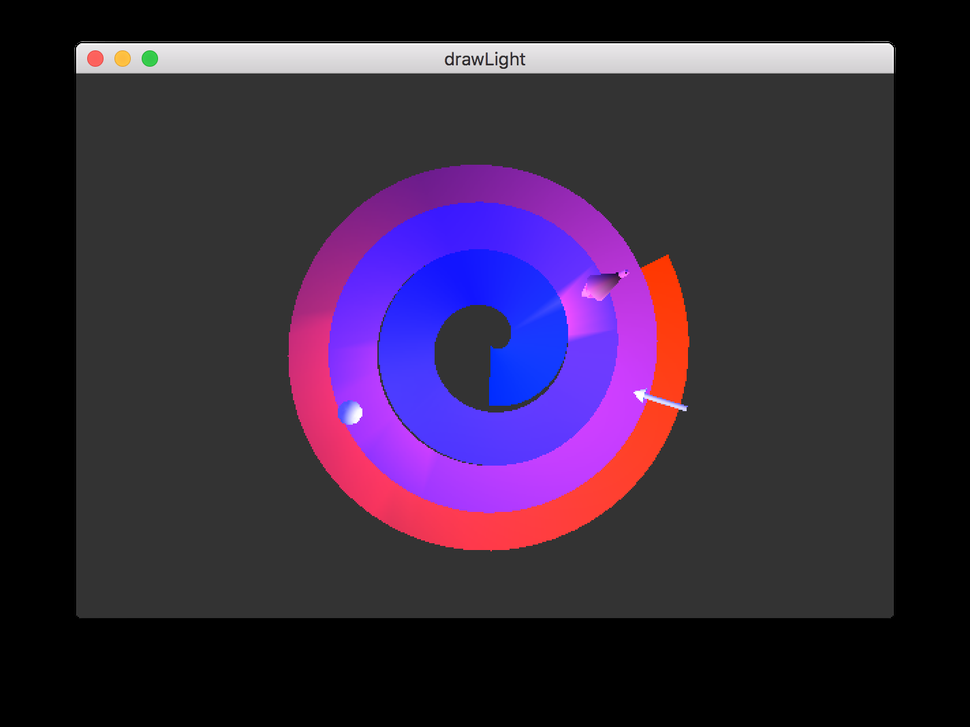
//> input picture applications/MOD_origin/MODcapture/MOD/quad_image/build/img1.png, 970 x 727 px, shrunk from 1424 x 1068 before the run
$ ./quad_image   (built with g++ and OpenCV 4)
//> lines starting //> are read from the running program, lines starting //| are printed output that depends on the picture
#include "opencv2/imgproc/imgproc.hpp"
#include "opencv2/highgui/highgui.hpp"
#include <iostream>
using namespace cv;
using namespace std;
int main( int argc, char** argv )
{
    Mat img1 = imread("img1.png");
//> img1 is the input picture: 727 rows x 970 cols, CV_8UC3; mean B, G, R 63.8, 39.9, 54.9
    Mat img2 = imread("img2.png");
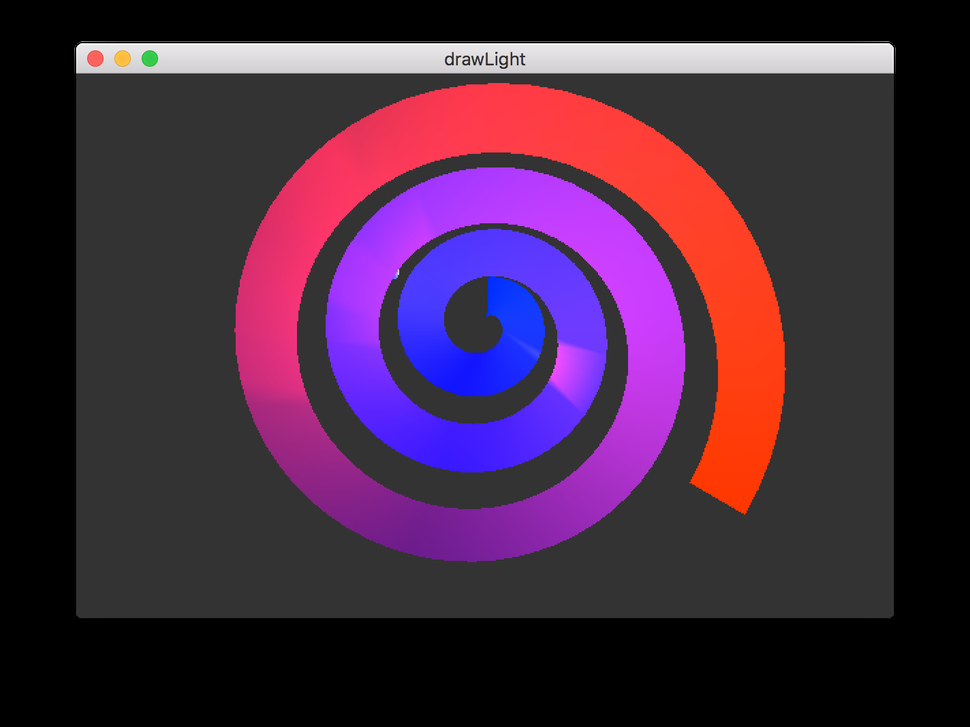
//> input picture applications/MOD_origin/MODcapture/MOD/quad_image/build/img2.png, 970 x 727 px, shrunk from 1424 x 1068 before the run
//> img2 is the input picture: 727 rows x 970 cols, CV_8UC3; mean B, G, R 64.8, 40.1, 68.5
    Mat img3 = imread("img3.png");
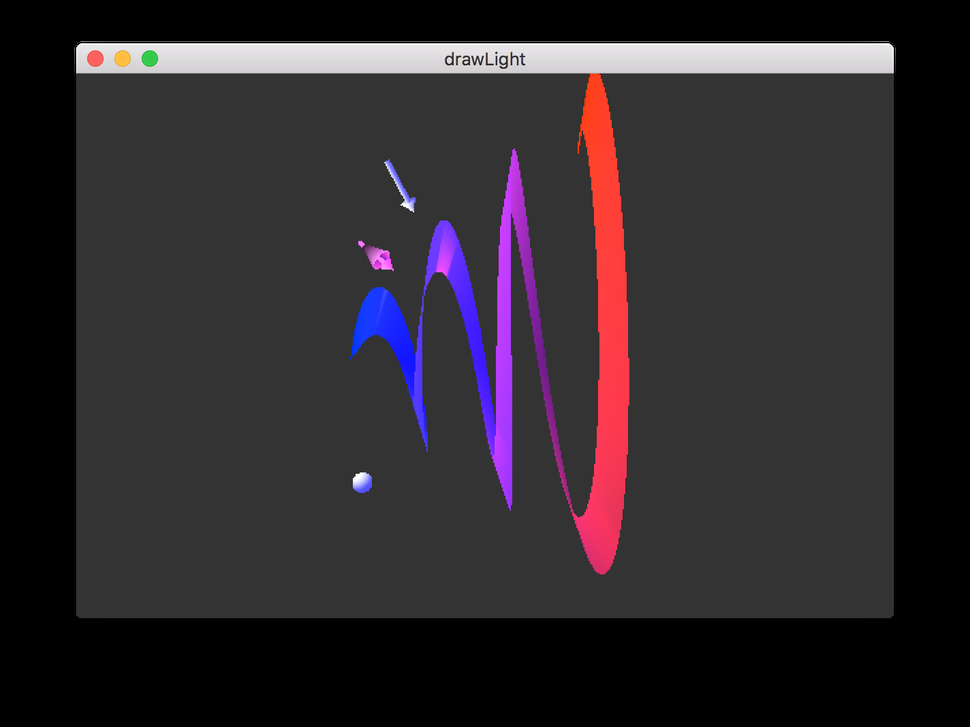
//> input picture applications/MOD_origin/MODcapture/MOD/quad_image/build/img3.png, 970 x 727 px, shrunk from 1424 x 1068 before the run
//> img3 is the input picture: 727 rows x 970 cols, CV_8UC3; mean B, G, R 44.6, 40.1, 45.8
    Mat img4 = imread("img4.png");
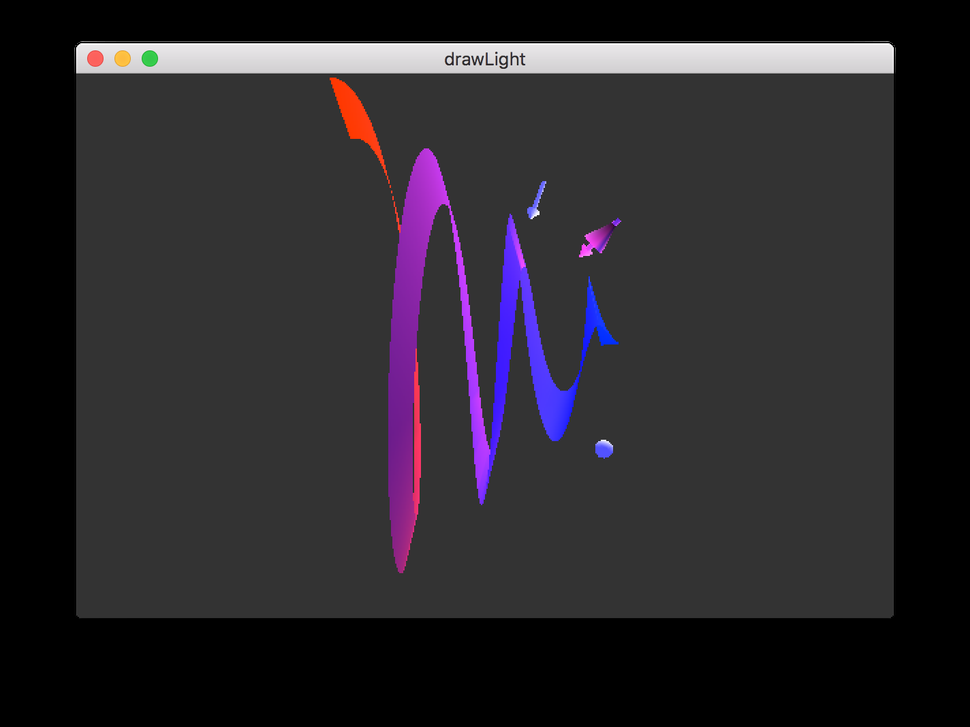
//> input picture applications/MOD_origin/MODcapture/MOD/quad_image/build/img4.png, 970 x 727 px, shrunk from 1424 x 1068 before the run
//> img4 is the input picture: 727 rows x 970 cols, CV_8UC3; mean B, G, R 44.7, 39.7, 42.9


    Mat top_img, bot_img;
    Mat img;
    hconcat(img1, img2, top_img);
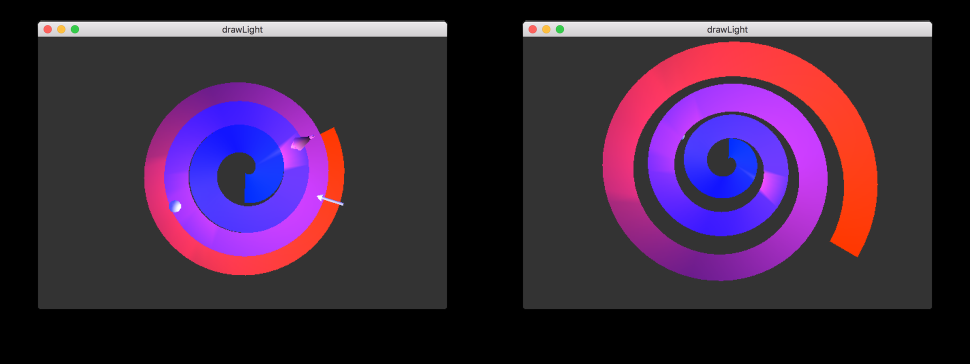
//> top_img: 727 rows x 1940 cols, CV_8UC3 (shown at 1/2 size); mean B, G, R 64.3, 40, 61.7
    hconcat(img3, img4, bot_img);
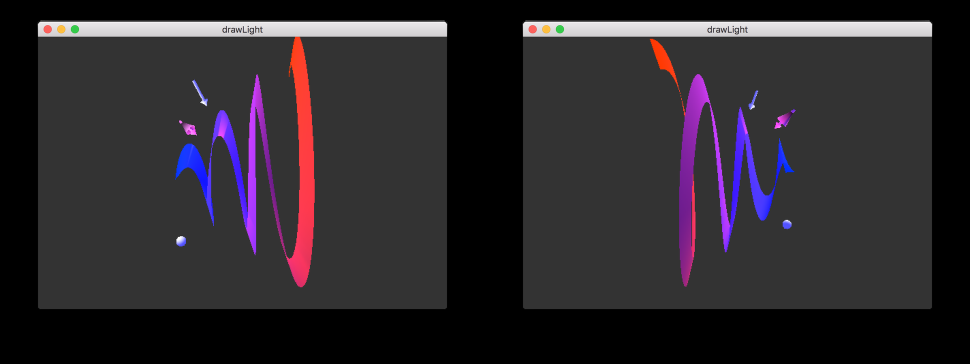
//> bot_img: 727 rows x 1940 cols, CV_8UC3 (shown at 1/2 size); mean B, G, R 44.7, 39.9, 44.4
    vconcat(top_img, bot_img, img);
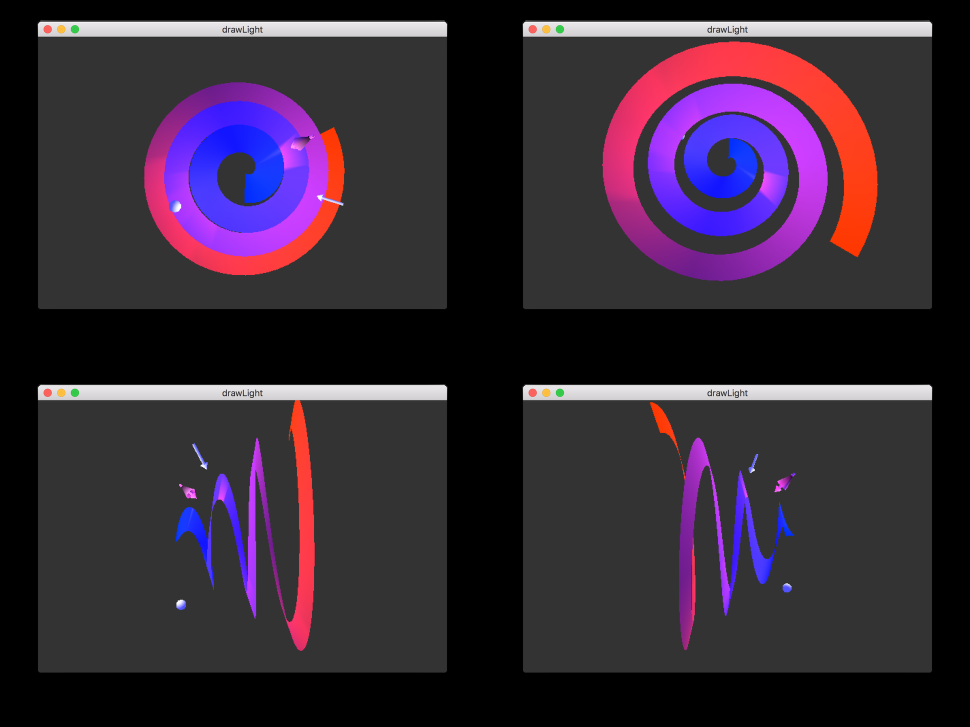
//> img: 1454 rows x 1940 cols, CV_8UC3 (shown at 1/2 size); mean B, G, R 54.5, 40, 53
    imshow("img", img);
    imwrite("img.png", img);
    waitKey(0);
    return 0;
}
